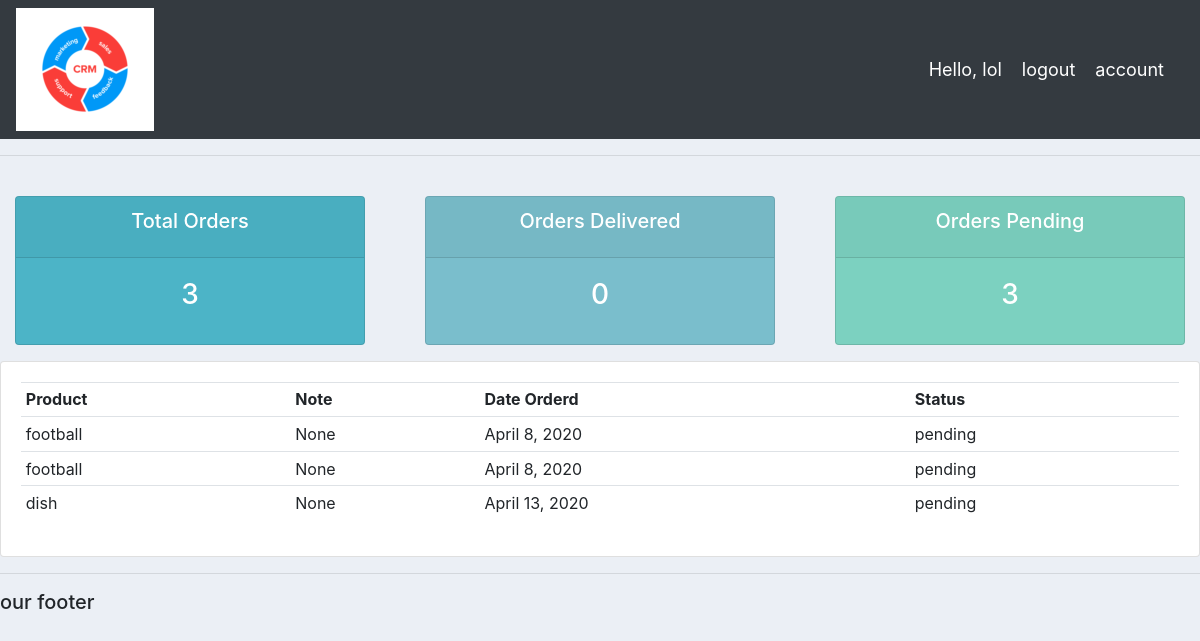
/userpage/ (signed in), run on the app's committed database.
### accounts/models.py (models this page shows, shortened)
class order(models.Model):
    STATUS = (
        ('pending' , 'Pending' ),
        ('Out for delivery' ,'out for delivery' ),
        ('Deliverd' , 'Deliverd'),
    )
    customer = models.ForeignKey(customer,null=True,on_delete=models.SET_NULL)
    product = models.ForeignKey(product,null=True,on_delete = models.SET_NULL)
    date_created = models.DateField(auto_now_add = True)
    status = models.CharField(max_length=200 , null = True ,choices=STATUS)
    tag = models.ManyToManyField(tag)
    note = models.CharField(max_length=200 , null = True)

class product(models.Model):
    CATEGORY = (
        ('Indoor' , 'Indoor' ),
        ('Out Door' ,'Out Door' ),
    )
    name = models.CharField(max_length=200 , null = True)
    price = models.FloatField(null=True)
    category = models.CharField(max_length=200 , null = True , choices= CATEGORY)
    description = models.CharField(max_length=200 , null = True)
    date_created = models.DateField(auto_now_add = True)
    def __str__(self):
        return self.name

### accounts/views.py (the view)
# urls.py: path('userpage/',views.userPage ,name='userpage'),
@login_required(login_url='login')
def userPage(request):
    orders = request.user.customer.order_set.all()
    total_orders = orders.count()
    delivered = orders.filter(status= 'Deliverd').count()
    pending = orders.filter(status = 'pending').count()
    context = {'order':orders , 'total_order':total_orders ,
    'delivered':delivered,'pending':pending  }
    return render(request,'accounts/user.html',context)

### accounts/templates/accounts/user.html
{% extends 'accounts/main.html'  %}
{% block content %}
{% include 'accounts/status.html' %}
<div class="row">
	<div class="col-md">
		<div class="card card-body">
			<table class="table table-sm">
				<tr>
					<th>Product</th>
					<th>Note</th>
					<th>Date Orderd</th>
					<th>Status</th>
				</tr>
				{% for order in order %}
				<tr>
					<td>{{order.product}}</td>
					<td>{{order.note}}</td>
					<td>{{order.date_created}}</td>
					<td>{{order.status}}</td>
				</tr>
				{% endfor %}
			</table>
		</div>
	</div>
</div>
{% endblock content %}

### accounts/templates/accounts/nav.html (shortened to what this page needs)
{% load static %}
<nav class="navbar navbar-expand-lg navbar-dark bg-dark">
    <img src="{% static 'images/test.png' %}" alt="">
    <span class ="hello-msg" >Hello, {{request.user}} </span>
    <span><a class = "hello-msg" href="{% url 'logout' %}"> logout </a></span>
    <span> <a class="hello-msg" href="{% url 'account' %}"> account </a>  </span>
  </nav>

### static/css/main.css (style rules this page uses)
body { background-color: #ebeff5; }

### accounts/templates/accounts/nav.html (style rules this page uses)
.hello-msg { font-size: 18px; color: #fff; margin-right: 20px; }

### data on the page
order: product "football", note "None", date_created "April 8, 2020", status "pending"
order: product "football", note "None", date_created "April 8, 2020", status "pending"
order: product "dish", note "None", date_created "April 13, 2020", status "pending"

### other printed values
{{ request.user }} "lol"
{{ total_order }} "3"
{{ delivered }} "0"
{{ pending }} "3"
